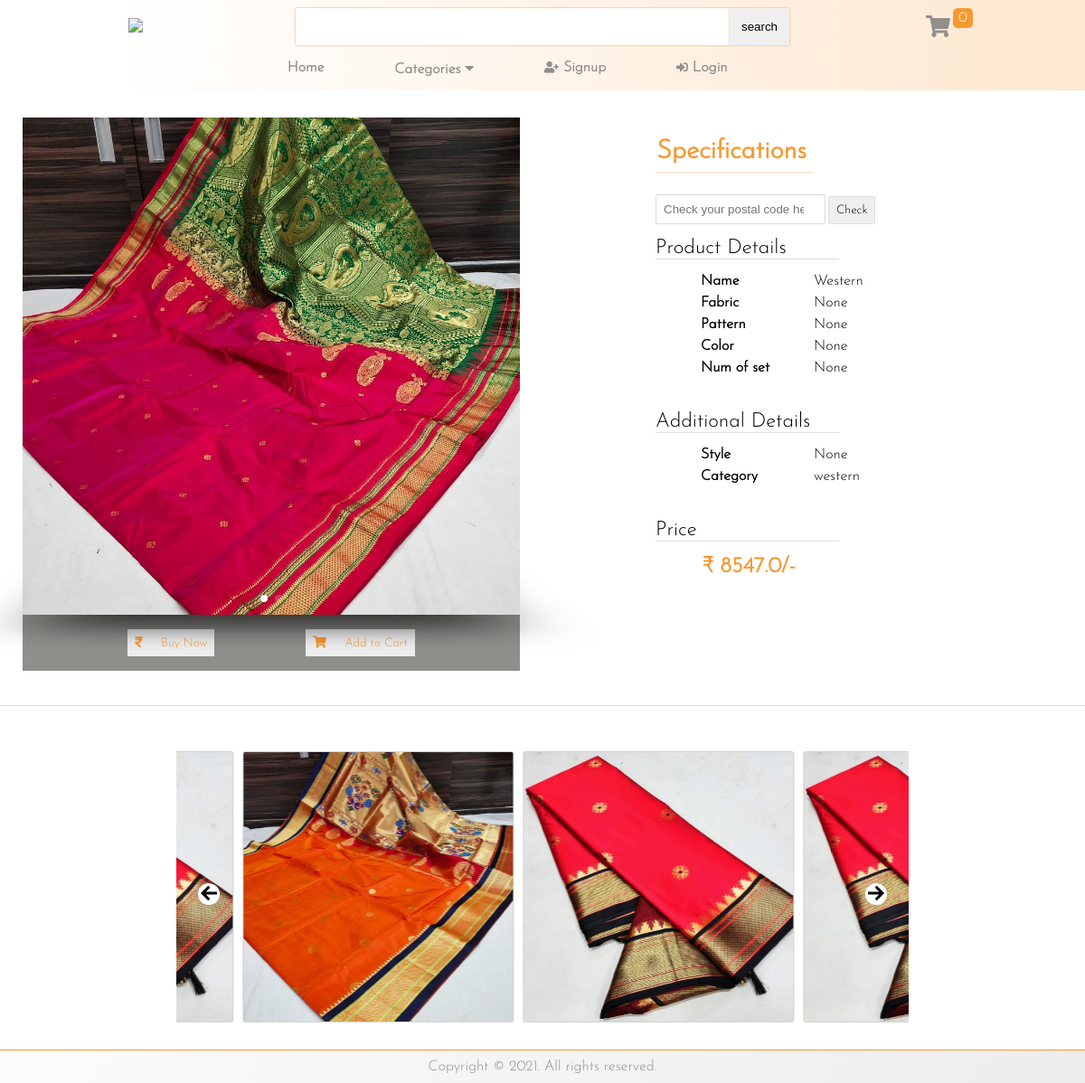
The page /wears/product_details/5/ on the database its author committed.
### EcommerceApp/models.py (models this page shows, shortened)
class Product(models.Model):
    name = models.CharField(max_length=200)
    price = models.FloatField()
    image = models.ImageField()
    image1 = models.ImageField(null=True,blank=True)
    image2 = models.ImageField(null=True,blank=True)
    image3 = models.ImageField(null=True,blank=True)
    image4 = models.ImageField(null=True,blank=True)
    image5 = models.ImageField(null=True,blank=True)
    image6 = models.ImageField(null=True,blank=True)
    image7 = models.ImageField(null=True,blank=True)
    image8 = models.ImageField(null=True,blank=True)
    image9 = models.ImageField(null=True,blank=True)
    image10 = models.ImageField(null=True,blank=True)
    category = models.CharField(max_length=20, choices=CHOICES)
    is_avaible = models.BooleanField(default=True)
    fabric = models.CharField(max_length=256, blank=True, null=True)
    pattern = models.CharField(max_length=256, blank=True, null=True)
    color = models.CharField(max_length=256, blank=True, null=True)
    style = models.CharField(max_length=256, blank=True, null=True)
    in_the_pack = models.IntegerField(blank=True, null=True)
    @property
    def imageurl(self):
        try:
            url = self.image.url
        except:
            url = ""
        return url
    @property
    def imagesURL(self):
        images_list = []
        try:
            images_list.append(self.image1.url)
        except:
            return images_list
        try:
            images_list.append(self.image2.url)
        except:
            return images_list
        try:
            images_list.append(self.image3.url)
        except:
            return images_list

### EcommerceApp/views.py (the view, shortened to what this page needs)
# urls.py: path("product_details/<int:pk>/", product_details, name="product_details"),
def product_details(request, pk):
    product = Product.objects.get(id=pk)
    all_slider_products = Product.objects.all()
    all_slider_products_list = random.choices(all_slider_products, k=8)
    x = datetime.datetime.now()
    form = CheckPincode()
    year = x.year
    month = x.strftime("%B")
    date = x.strftime("%d")
    data = cartData(request)
    cartItems = data["cartItems"]
    product_reviews = product.productreview_set.all()
    context = {
        "product": product,
        "year": year,
        "month": month,
        "date": date,
        "all_slider_products_list": all_slider_products_list,
        "cartItems": cartItems,
        "images": product.imagesURL,
        "product_reviews": product_reviews,
        "form": form,
    }
    return render(request, "wears/product_details.html", context)

### EcommerceApp/forms.py
class CheckPincode(forms.Form):
    Postal_Code = forms.IntegerField()

### EcommerceApp/templatetags/templatefilters.py (called while the page is built)
@register.filter(name='orderbydate')
def orderbydate_(list_):
    return reversed(list_)

@register.filter(name='logsignpass')
def logsignpass_(validatoins):
    list__ = [
        '/signup/',
        '/login/',
        '/request_reset_email/',
        '/set_new_password/'
    ]
    if validatoins in list__:
        return True
    else:
        return False

### EcommerceApp/utils.py (called while the page is built)
def cartData(request):
    if request.user.is_authenticated:
        customer = request.user.customer
        order, created = Order.objects.get_or_create(customer=customer, complete=False)
        items = order.orderitem_set.all()
        cartItems = order.get_cart_items
    else:
        cartItems = 0
        order = 0
        items = 0
    return {"cartItems": cartItems, "order": order, "items": items}

### templates/wears/product_details.html (shortened to what this page needs)
{% extends '../base.html' %}
{% block content %}
{% load static %}
{% load makerange from templatefilters %}
{% load checkstring from templatefilters %}
{% load orderbydate from templatefilters %}
<div class="my__container__productdetails__page">
    <div class="my__container__productdetails__page__image">
        <div class="swiper-container">
            <div class="swiper-wrapper">
                {% for image in images %}
                <div class="swiper-slide" style="background-image:url({{image}})"></div>
                {% endfor %}
            </div>
            <div class="swiper-pagination"></div>
        </div>
        <div class="add__buy__buttons__product__details">
            <button data-product={{product.id}} data-action="add" data-fuck="buy"
                class="add-to-cart btn update-cart" style="transition: 0.4s;"><i class="fas fa-rupee-sign"></i> &nbsp;
                Buy Now</button>
            <button data-product={{product.id}} data-action="add" class="add-to-cart btn update-cart" style="transition: 0.4s;"><i
                    class="fa fa-shopping-cart"></i> &nbsp; Add to
                Cart</button>
        </div>
    </div>
    <div class="my__container__productdetails__page__information">
        <p class="specification__para">
            <span>Specifications</span>
        </p>
        <div class="product__specifications__container">
            <div class="postal__code__validations__box">
                <form method="POST">
                    {{form}}
                    <button type="submit" class="btn btn-light">Check</button>
                </form>
            </div> <br>
            <h1>Product Details</h1>
            <hr> <br>
            <div class="product__specifications">
                <div class="product__specifications__item product__specifications__item__bold">
                    Name
                </div>
                <div class="product__specifications__item">
                    {{product.name}}
                </div>
            </div>
            <div class="product__specifications">
                <div class="product__specifications__item product__specifications__item__bold">
                    Fabric
                </div>
                <div class="product__specifications__item">
                    {{product.fabric}}
                </div>
            </div>
            <div class="product__specifications">
                <div class="product__specifications__item product__specifications__item__bold">
                    Pattern
                </div>
                <div class="product__specifications__item">
                    {{product.pattern}}
                </div>
            </div>
            <div class="product__specifications">
                <div class="product__specifications__item product__specifications__item__bold">
                    Color
                </div>
                <div class="product__specifications__item">
                    {{product.color}}
                </div>
            </div>
            <div class="product__specifications">
                <div class="product__specifications__item product__specifications__item__bold">
                    Num of set
                </div>
                <div class="product__specifications__item">
                    {{product.in_the_pack}}
                </div>
            </div>
            <br> <br>
            <h1>Additional Details</h1>
            <hr> <br>
            <div class="product__specifications">
                <div class="product__specifications__item product__specifications__item__bold">
                    Style
                </div>
                <div class="product__specifications__item product__specifications__item__freedom">
                    {{product.style}}
                </div>
            </div>
            <div class="product__specifications">
                <div class="product__specifications__item product__specifications__item__bold">
                    Category
                </div>
                <div class="product__specifications__item product__specifications__item__freedom">
                    {{product.category}}
                </div>
            </div>
            <br> <br>
            <h1>Price</h1>
            <hr> <br>
            <div class="product__specifications">
                <div class="product__specifications__item product__specifications__item__bold" style="color: #f79831; font-size: 1.5em;">
                    ₹ {{product.price}}/-
                </div>
            </div>
        </div>
    </div>
</div>
<div class="product__details__recommendations">
    <div class="example__frame">
        <div id="intro6" class="slider glide">
            <div class="slider__track glide__track" data-glide-el="track">
                <ul class="slider__slides glide__slides">
                    {% for i in all_slider_products_list %}
                    <li class="slider__frame glide__slide" style="background-image: url({{i.imageurl}})">
                        <div class="bg__img__info__pricing">
                        </div>
                    </li>
                    {% endfor %}
                </ul>
            </div>
            <div data-glide-el="controls">
                <button class="slider__arrow slider__arrow--prev glide__arrow glide__arrow--prev" data-glide-dir="<">
                    <svg xmlns="http://www.w3.org/2000/svg" width="18" height="18" viewBox="0 0 24 24">
                        <path d="M0 12l10.975 11 2.848-2.828-6.176-6.176H24v-3.992H7.646l6.176-6.176L10.975 1 0 12z" />
                    </svg>
                </button>
                <button class="slider__arrow slider__arrow--next glide__arrow glide__arrow--next" data-glide-dir=">">
                    <svg xmlns="http://www.w3.org/2000/svg" width="18" height="18" viewBox="0 0 24 24">
                        <path
                            d="M13.025 1l-2.847 2.828 6.176 6.176h-16.354v3.992h16.354l-6.176 6.176 2.847 2.828 10.975-11z" />
                    </svg>
                </button>
            </div>
        </div>
    </div>
</div>
{% endblock %}

### static/css/main.css (style rules this page uses)
* { margin: 0; padding: 0; box-sizing: border-box; }
li { list-style: none; }
i { color: #908f8c; transition: 0.4s; }
.my__container__productdetails__page { margin-top: 50px; display: grid; grid-template-columns: 600px 600px; grid-template-rows: 700px; grid-column-gap: 100px; justify-content: center; border-bottom: #ddd 1px solid; }
.my__container__productdetails__page .add__buy__buttons__product__details { display: flex; justify-content: space-evenly; background-color: #908f8c; padding: 16px; position: relative; top: 0; }
.my__container__productdetails__page .add__buy__buttons__product__details button { border: none; outline: none; cursor: pointer; padding: 8px; }
.my__container__productdetails__page .add__buy__buttons__product__details button i, .my__container__productdetails__page .add__buy__buttons__product__details button { color: #f79831; }
.my__container__productdetails__page .add__buy__buttons__product__details button i { margin-right: 8px; }
@media (max-width: 1305px) { .my__container__productdetails__page { grid-template-columns: 550px 550px; grid-template-rows: 650px; grid-column-gap: 50px; } }
.my__container__productdetails__page__information { overflow-y: scroll; }
.my__container__productdetails__page__information p.specification__para { margin-top: 15px; display: flex; flex-direction: column; justify-content: start; align-items: flex-start; font-weight: bold; padding-left: 100px; }
.my__container__productdetails__page__information p.specification__para span:first-child { color: #f79831; font-size: 1.8em; padding: 8px 8px 8px 1px; border-bottom: rgba(247, 152, 49, 0.3) solid 1px; }
.my__container__productdetails__page__information .product__specifications__container { margin-top: 25px; width: 100%; height: 400px; padding-left: 100px; }
.my__container__productdetails__page__information .product__specifications__container h1 { font-weight: 350; font-size: 1.4em; }
.my__container__productdetails__page__information .product__specifications__container hr { width: 45%; border: none; height: 1px; background-color: #ddd; }
.my__container__productdetails__page__information .product__specifications__container .product__specifications { margin-left: 50px; display: flex; margin-bottom: 8px; }
.my__container__productdetails__page__information .product__specifications__container .product__specifications__item { width: 125px; }
.my__container__productdetails__page__information .product__specifications__container .product__specifications__item__freedom { min-width: 125px; }
.my__container__productdetails__page__information .product__specifications__container .product__specifications__item__bold { font-weight: bold; }
.my__container__productdetails__page__information .product__specifications__container .postal__code__validations__box { display: flex; margin-left: 1px; }
.my__container__productdetails__page__information .product__specifications__container .postal__code__validations__box input { padding: 8px; width: 75%; border: none; outline: none; box-shadow: 0px 0px 1px #333; }
.my__container__productdetails__page__information .product__specifications__container .postal__code__validations__box button { padding: 8px; border: none; outline: none; cursor: pointer; box-shadow: 0px 0px 1px #333; }
.my__container .product__details__recommendations { width: 70%; margin: auto; }
@media (max-width: 1200px) { .my__container .product__details__recommendations { width: 75%; } }
.my__container div.bg__img__info__pricing { display: flex; flex-direction: column; justify-content: space-between; height: 100%; }
.my__container .example__frame { margin-top: 50px !important; width: 90%; margin: auto; }
.swiper-container { width: 600px; height: 600px; }
@media (max-width: 1305px) { .swiper-container { width: 550px; height: 550px; } }
.swiper-slide { background-position: center; background-size: cover; cursor:grabbing; }
.glide__slide { transition: 0.4s; }
@media (min-width: 480px) { .glide__slide { height: 300px !important; width: 300px !important; } }

### static/css/navbar.css (style rules this page uses)
* { margin: 0; padding: 0; box-sizing: border-box; }
li { list-style: none; }
i { color: #908f8c; transition: 0.4s; }
body { overflow-x: hidden; }

### static/css/main__slider.css (style rules this page uses)
.example__frame { margin-top: 50px; }
.slider__frame { background-position: center; background-repeat: no-repeat; background-size: cover; }

### static/css/my_own.css (style rules this page uses)
body,button ,a { font-family: 'josef' !important }

### static/css/loading__page.css (style rules this page uses)
* { padding: 0; margin: 0; }

### rows shown on the page
Product: name "Western", fabric "None", pattern "None", color "None", in_the_pack "None", style "None", category "western", price "8547.0"
Product: imageurl (picture)
Product: imageurl (picture)
Product: imageurl (picture)
